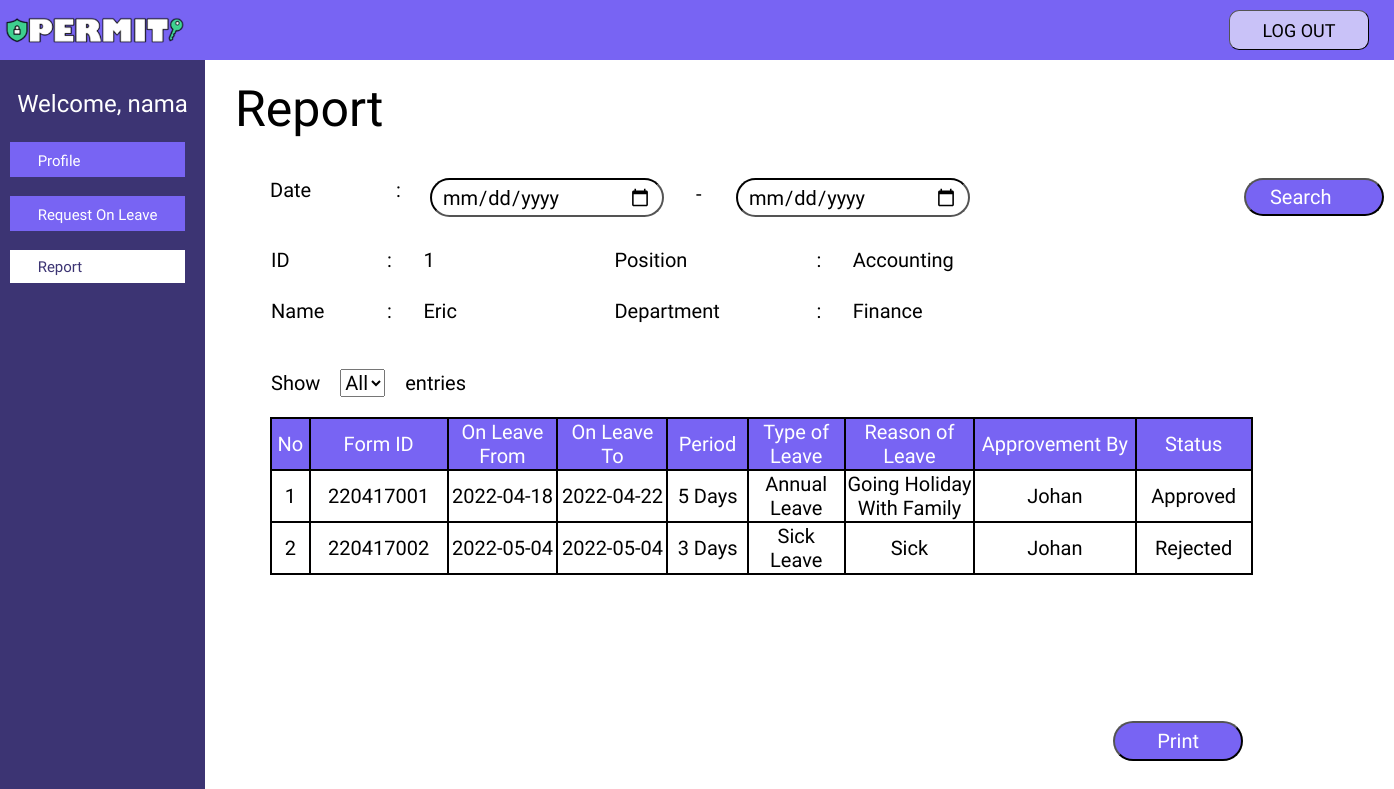
Page /permit/user/user_report/user_report.php on the earlier database version.
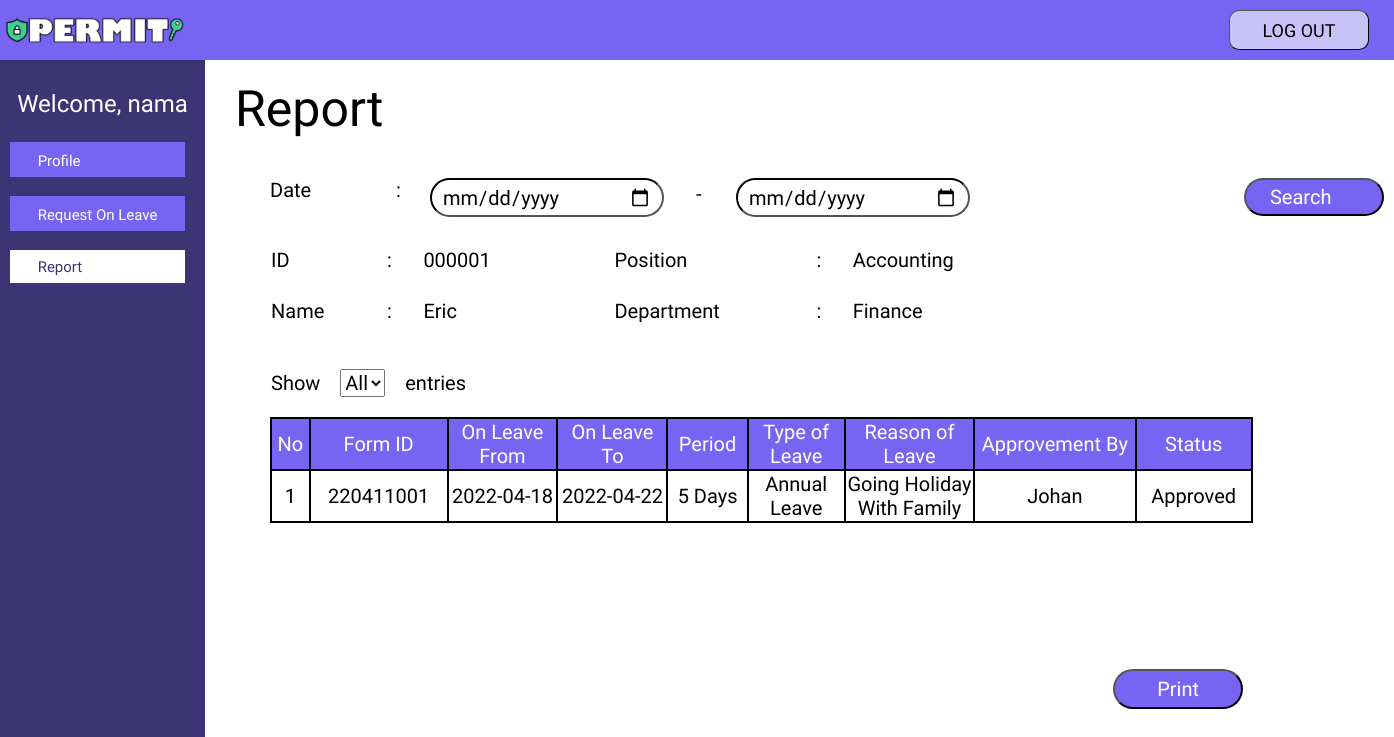
Same page on the later database version.
### tables this page shows
CREATE TABLE `user` (
  `id` int(6) UNSIGNED ZEROFILL NOT NULL,
  `username` varchar(255) NOT NULL,
  `name` varchar(255) NOT NULL,
  `department` varchar(255) NOT NULL,
  `position` varchar(255) NOT NULL,
  `gender` varchar(255) NOT NULL,
  `date_of_birth` date NOT NULL,
  `contact` varchar(255) NOT NULL,
  `email` varchar(255) NOT NULL,
  `head_of_department` varchar(255) NOT NULL,
  `photo` varchar(255) NOT NULL
);

CREATE TABLE `request_on_leave` (
  `id` int(6) UNSIGNED ZEROFILL DEFAULT NULL,
  `name` varchar(30) NOT NULL,
  `position` varchar(30) NOT NULL,
  `department` varchar(30) NOT NULL,
  `form_id` int(11) NOT NULL,
  `on_leave_from` date NOT NULL,
  `on_leave_to` date NOT NULL,
  `period` int(11) NOT NULL,
  `type_of_leave` varchar(20) NOT NULL,
  `reason_of_leave` varchar(100) NOT NULL,
  `approvement_by` varchar(30) NOT NULL,
  `status` varchar(15) NOT NULL
);

### permit/class/database.php (called while the page is built, shortened)
<?php
    class database{
        private $servername='localhost';
        private $username='root';
        private $password='';
        private $dbname='permit';
        private $mysqli='';
        public function __construct(){
            $this->mysqli = new mysqli($this->servername,$this->username,$this->password,$this->dbname);
        }
        public function select($table,$rows="*",$where = null){
            if ($where != null) {
                $sql="SELECT $rows FROM $table WHERE $where";
            }else{
                $sql="SELECT $rows FROM $table";
            }
            $this->sql = $result = $this->mysqli->query($sql);
        }
    }

### permit/user/user_report/user_report.php (the view, shortened to what this page needs)
<!DOCTYPE html>
<html lang="en">
<head>
    <link rel="stylesheet" href="user_report1.css">
</head>
<body>
    <div class="mainbar">
        <div class="a-logo"></div>
        <button type="submit" class="logout">LOG OUT</button>
    </div>
    <div class="a-sidebar">
            <c>Welcome, nama</c>
            <button type="submit" class="a-menu"><a href="../user_profile/user_profile.php">&ensp;Profile</a></button>
            <button type="submit" class="a-menu"><a href="../user_rol/user_rol.php">&ensp;Request On Leave</a></button>
            <button type="submit" class="a-open"><a href="../user_report/user_report.php">&ensp;Report</a></button>
    </div>
    <div class="a-main">
        <div class="top">
             <d>Report</d>
        </div>
        <div class="tanggal">
            <form method="post">
                <label class="date1">Date</label>
                <label class="date2">:</label>
                <input type="date" class="tanggal-awal" placeholder="Tanggal Awal" name="tanggal-awal" min="1900-01-01" max="2030-12-31"></input>
                <label class="date3">-</label>
                <input type="date" class="tanggal-akhir" placeholder="Tanggal Akhir" name="tanggal-akhir" min="1900-01-01" max="2030-12-31"></input>
                <button type="submit" class="Search" name="Search">Search&ensp;&emsp;<i class="search" data-icon="bytesize:search"></i></button>
            </form>
        </div>
        <br>
    <?php
        $a = new database();
        $a->select("user","*","username='Eric'");
        $result = $a ->sql;
        $data = mysqli_fetch_assoc($result);
    ?>
    <div class="print">
        <div class="biodata">
            <table border="0" cellspacing="25" width="90%">
                <tbody>
                    <tr>
                        <td>ID</td>
                        <td>:</td>
                        <td width= "20%"><?php echo $data['id'];?></td>
                        <td>Position</td>
                        <td>:</td>
                        <td><?php echo $data['position'];?></td>
                    </tr>
                    <tr>
                        <td>Name</td>
                        <td>:</td>
                        <td width= "20%"><?php echo $data['name'];?></td>
                        <td>Department</td>
                        <td>:</td>
                        <td width= "45%"><?php echo $data["department"];?></td>
                    </tr>
                </tbody>
            </table>
        </div>
        <div class="showentries">
            <label class="show">Show</label>
            <select class="dropdown">
                <option disabled selected>All</option>
            </select>
            <label class="entries">entries</label>
        </div>
        <div class="tabel">
            <table border="1" font color="0" bordercolor="1" width="90%" cellspacing ="0">
                <tr>
                    <td style="color:white" align="center" width="5px" height="30px" bgcolor="#7864F3">No</td>
                    <td style="color:white" align="center"width="10px" height="30px" bgcolor="#7864F3">Form ID</td>
                    <td style="color:white" align="center" width="80px" height="30px" bgcolor="#7864F3">On Leave From</td>
                    <td style="color:white" align="center" width="80px" height="30px" bgcolor="#7864F3">On Leave To</td>
                    <td style="color:white" align="center" width="30px" height="30px" bgcolor="#7864F3">Period</td>
                    <td style="color:white" align="center" width="70px" height="30px" bgcolor="#7864F3">Type of Leave</td>
                    <td style="color:white" align="center" width="95px" height="30px" bgcolor="#7864F3">Reason of Leave</td>
                    <td style="color:white" align="center" width="5px" height="30px" bgcolor="#7864F3">Approvement By</td>
                    <td style="color:white" align="center" width="50px" height="30px" bgcolor="#7864F3">Status</td>
                </tr>
            <?php
                $no = 1;
                $a->select("request_on_leave","*","id='1'");
                $result = $a ->sql;
                while($data = mysqli_fetch_assoc($result)){
            ?>
                <tr bgcolor="white" height="35px">
                    <td align="center" width="10px"><?php echo $no++; ?></td>
                    <td align="center"><?php echo  $data['form_id']; ?></td>
                    <td align="center"><?php echo $data['on_leave_from'] ; ?></td>
                    <td align="center"><?php echo $data['on_leave_to']; ?></td>
                    <td align="center"><?php echo $data['period']." Days"; ?></td>
                    <td align="center"><?php echo $data['type_of_leave']; ?></td>
                    <td align="center"><?php echo $data['reason_of_leave'];?></td>
                    <td align="center"><?php echo $data['approvement_by'];?></td>
                    <td align="center"><?php echo $data['status'];?></td>
                </tr>
            <?php
                }
            ?>
            </table>
        </div>
        <div class="printtable">
            <table border=0 cellspacing="5" width="90%">
            <tr>
                <td align="right"><a href="javascript:void(0);"><button type="button" class="cetak">Print</button></a></td>
            </tr>
            </table>
        </div>
    </div>
        </div>
</body>
</html>

### permit/user/user_report/user_report1.css (style rules this page uses)
html { scroll-behavior: smooth; }
* { font-family:'Stylish'; font-size:20px;; }
body { margin: 0; background-color: #FFFFFF; background-repeat: no-repeat; }
.mainbar { background-color: #7864F3; height: 60px; margin-bottom: 0; }
.a-sidebar { height: 97%; width: 205px; position: fixed; z-index: 1; top: 30; left: 0; background-color: #3C3473; overflow-x: hidden; padding-top: 0px; }
.a-logo { background-image: url('../../image/logo.png'); background-repeat: no-repeat; background-size: cover; margin-top: 3px; float: left; width: 190px; height: 50px; }
.logout { width:140px; margin-top: 10px; margin-right: 25px; float: right; height:40px; border-color: black; border-width: 0.5px; background-color:#C9C2F8; border-radius: 10px; font-size:18px; cursor: pointer; }
.a-sidebar a { padding: 6px 8px 6px 14px; text-decoration: none; text-align: left; font-size: 15px; display: block; color: white; }
.a-sidebar button { margin: 4px 12px 15px 10px; }
.top { margin-top: 0px; }
.a-menu { border:none; background-color: #7864F3; min-width: 175px; bottom: 3px; padding-top: 4px; color: white; }
.a-open { border:none; background-color: white; min-width: 175px; bottom: 3px; padding-top: 4px; }
.a-open a { border:none; background-color: white; bottom: 3px; padding-top: 4px; color: #3C3473; }
c { width: 205px; text-decoration: none; padding: 30px 0px 20px 0px; text-align: center; font-size: 24px; color: white; display: block; }
d { text-decoration: none; font-size: 50px; color: black; }
.a-main { margin-left: 225px; margin-right: 25px; padding: 20px 7px 0 10px; }
input { border-radius:15px; }
.date1 { position:absolute; top : 8.9em; left: 13.5em; }
.date2 { position:absolute; top : 8.9em; left: 19.8em; }
.date3 { position:absolute; top : 9.1em; left: 34.8em; }
.tanggal { margin-top: 30px; margin-left: 10px; font-size: 24px; padding-left:15px; }
.tanggal-awal { position:absolute; padding-left: 10px; padding-right: 10px; font-size: 20px; border-color: black; width:210px; height: 35px; top : 8.9em; left: 21.5em; border-radius: 40px; }
.tanggal-akhir { position:absolute; padding-left: 10px; padding-right: 10px; font-size: 20px; border-color: black; width:210px; height: 35px; top : 8.9em; left: 36.8em; border-radius: 40px; }
.Search { position:absolute; width:140px; height:37.5px; top : 8.9em; left: 62.2em; border-color: black; background-color: #7864F3; border-radius: 30px; cursor: pointer; color:white; padding-left:10px; }
.biodata { margin-left: 10px; margin-bottom: 0; margin-top:30px; font-size: 20px; }
.tabel { font-size: 16px; margin-left: 35px; color: black; text-align: center; margin-top: 20px; }
.cetak { width:13%; height:40px; background-color: #7864F3; border-color: black; border-radius: 40px; font-size:20px; cursor: pointer; margin-top: 140px; color : white; }
.showentries { margin-top:20px; margin-bottom:0; margin-left:36px; }
.dropdown { margin-left : 15px; }
.entries { margin-left:15px; }

Differences in the rows shown:
removed request_on_leave: form_id "220417001", on_leave_from "2022-04-18", on_leave_to "2022-04-22", period "5", type_of_leave "Annual Leave", reason_of_leave "Going Holiday With Family", approvement_by "Johan", status "Approved"
removed request_on_leave: form_id "220417002", on_leave_from "2022-05-04", on_leave_to "2022-05-04", period "3", type_of_leave "Sick Leave", reason_of_leave "Sick", approvement_by "Johan", status "Rejected"
changed user "Accounting": id "1" → "000001"
added request_on_leave: form_id "220411001", on_leave_from "2022-04-18", on_leave_to "2022-04-22", period "5", type_of_leave "Annual Leave", reason_of_leave "Going Holiday With Family", approvement_by "Johan", status "Approved"
